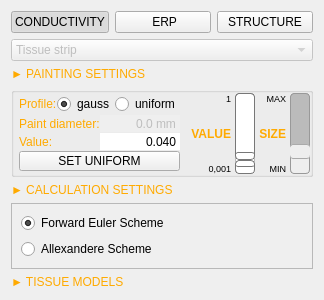
             <widget class="QWidget" name="TissueProperties">
              <attribute name="title">
               <string>Tissue</string>
              </attribute>
              <layout class="QVBoxLayout" name="verticalLayout_7">
               <item>
                <layout class="QHBoxLayout" name="horizontalLayout_15">
                 <item>
                  <widget class="QPushButton" name="b_setStatePaintConductivity">
                   <property name="text">
                    <string>CONDUCTIVITY</string>
                   </property>
                   <property name="checkable">
                    <bool>true</bool>
                   </property>
                   <property name="checked">
                    <bool>true</bool>
                   </property>
                   <property name="autoExclusive">
                    <bool>true</bool>
                   </property>
                  </widget>
                 </item>
                 <item>
                  <widget class="QPushButton" name="b_setStatePaintERP">
                   <property name="text">
                    <string> ERP</string>
                   </property>
                   <property name="checkable">
                    <bool>true</bool>
                   </property>
                   <property name="autoExclusive">
                    <bool>true</bool>
                   </property>
                  </widget>
                 </item>
                 <item>
                  <widget class="QPushButton" name="b_setStateStructure">
                   <property name="text">
                    <string>STRUCTURE</string>
                   </property>
                   <property name="checkable">
                    <bool>true</bool>
                   </property>
                   <property name="autoExclusive">
                    <bool>true</bool>
                   </property>
                  </widget>
                 </item>
                </layout>
               </item>
               <item>
                <layout class="QHBoxLayout" name="horizontalLayout_8">
                 <item>
                  <widget class="QComboBox" name="cb_setStructure">
                   <property name="enabled">
                    <bool>false</bool>
                   </property>
                   <property name="insertPolicy">
                    <enum>QComboBox::InsertAtBottom</enum>
                   </property>
                   <item>
                    <property name="text">
                     <string>Tissue strip</string>
                    </property>
                   </item>
                   <item>
                    <property name="text">
                     <string>Right atrium simple</string>
                    </property>
                   </item>
                   <item>
                    <property name="text">
                     <string>Round scar</string>
                    </property>
                   </item>
                   <item>
                    <property name="text">
                     <string>Whole heart</string>
                    </property>
                   </item>
                   <item>
                    <property name="text">
                     <string>Two scars</string>
                    </property>
                   </item>
                   <item>
                    <property name="text">
                     <string>Pacing-recording loop</string>
                    </property>
                   </item>
                   <item>
                    <property name="text">
                     <string>Coronary sinus</string>
                    </property>
                   </item>
                  </widget>
                 </item>
                </layout>
               </item>
               <item>
                <widget class="QLabel" name="label_8">
                 <property name="enabled">
                  <bool>true</bool>
                 </property>
                 <property name="maximumSize">
                  <size>
                   <width>16777215</width>
                   <height>30</height>
                  </size>
                 </property>
                 <property name="styleSheet">
                  <string notr="true">QLabel{
color: rgb(255, 170, 0);
}</string>
                 </property>
                 <property name="text">
                  <string>► PAINTING SETTINGS</string>
                 </property>
                 <property name="alignment">
                  <set>Qt::AlignLeading|Qt::AlignLeft|Qt::AlignVCenter</set>
                 </property>
                </widget>
               </item>
               <item>
                <widget class="QGroupBox" name="_paintButtonsFrame">
                 <property name="minimumSize">
                  <size>
                   <width>0</width>
                   <height>90</height>
                  </size>
                 </property>
                 <property name="maximumSize">
                  <size>
                   <width>16777215</width>
                   <height>90</height>
                  </size>
                 </property>
                 <property name="title">
                  <string/>
                 </property>
                 <layout class="QHBoxLayout" name="horizontalLayout_4" stretch="2,0,0,0,0,0">
                  <property name="spacing">
                   <number>1</number>
                  </property>
                  <property name="leftMargin">
                   <number>5</number>
                  </property>
                  <property name="topMargin">
                   <number>0</number>
                  </property>
                  <property name="rightMargin">
                   <number>0</number>
                  </property>
                  <property name="bottomMargin">
                   <number>0</number>
                  </property>
                  <item>
                   <layout class="QVBoxLayout" name="layout_diffRadio">
                    <property name="spacing">
                     <number>0</number>
                    </property>
                    <item>
                     <layout class="QHBoxLayout" name="horizontalLayout_23">
                      <item>
                       <widget class="QLabel" name="label_32">
                        <property name="enabled">
                         <bool>true</bool>
                        </property>
                        <property name="maximumSize">
                         <size>
                          <width>16777215</width>
                          <height>30</height>
                         </size>
                        </property>
                        <property name="styleSheet">
                         <string notr="true">QLabel{
color: rgb(255, 170, 0);
}</string>
                        </property>
                        <property name="text">
                         <string>Profile:</string>
                        </property>
                        <property name="alignment">
                         <set>Qt::AlignLeading|Qt::AlignLeft|Qt::AlignVCenter</set>
                        </property>
                       </widget>
                      </item>
                      <item>
                       <widget class="QRadioButton" name="rb_setOutlineGauss">
                        <property name="text">
                         <string>gauss</string>
                        </property>
                        <property name="checked">
                         <bool>true</bool>
                        </property>
                       </widget>
                      </item>
                      <item>
                       <widget class="QRadioButton" name="rb_setOutlineUniform">
                        <property name="text">
                         <string>uniform</string>
                        </property>
                       </widget>
                      </item>
                     </layout>
                    </item>
                    <item>
                     <layout class="QHBoxLayout" name="horizontalLayout_22">
                      <item>
                       <widget class="QLabel" name="label_31">
                        <property name="enabled">
                         <bool>true</bool>
                        </property>
                        <property name="maximumSize">
                         <size>
                          <width>16777215</width>
                          <height>30</height>
                         </size>
                        </property>
                        <property name="styleSheet">
                         <string notr="true">QLabel{
color: rgb(255, 170, 0);
}</string>
                        </property>
                        <property name="text">
                         <string>Paint diameter:</string>
                        </property>
                        <property name="alignment">
                         <set>Qt::AlignLeading|Qt::AlignLeft|Qt::AlignVCenter</set>
                        </property>
                       </widget>
                      </item>
                      <item>
                       <widget class="QDoubleSpinBox" name="doubleSpinBox_2">
                        <property name="enabled">
                         <bool>false</bool>
                        </property>
                        <property name="frame">
                         <bool>false</bool>
                        </property>
                        <property name="alignment">
                         <set>Qt::AlignRight|Qt::AlignTrailing|Qt::AlignVCenter</set>
                        </property>
                        <property name="buttonSymbols">
                         <enum>QAbstractSpinBox::NoButtons</enum>
                        </property>
                        <property name="suffix">
                         <string> mm</string>
                        </property>
                        <property name="decimals">
                         <number>1</number>
                        </property>
                        <property name="value">
                         <double>0.000000000000000</double>
                        </property>
                       </widget>
                      </item>
                     </layout>
                    </item>
                    <item>
                     <layout class="QHBoxLayout" name="horizontalLayout_21">
                      <item>
                       <widget class="QLabel" name="label_30">
                        <property name="enabled">
                         <bool>true</bool>
                        </property>
                        <property name="maximumSize">
                         <size>
                          <width>16777215</width>
                          <height>30</height>
                         </size>
                        </property>
                        <property name="styleSheet">
                         <string notr="true">QLabel{
color: rgb(255, 170, 0);
}</string>
                        </property>
                        <property name="text">
                         <string>Value:</string>
                        </property>
                        <property name="alignment">
                         <set>Qt::AlignLeading|Qt::AlignLeft|Qt::AlignVCenter</set>
                        </property>
                       </widget>
                      </item>
                      <item>
                       <widget class="QDoubleSpinBox" name="sb_paintValue">
                        <property name="frame">
                         <bool>false</bool>
                        </property>
                        <property name="alignment">
                         <set>Qt::AlignRight|Qt::AlignTrailing|Qt::AlignVCenter</set>
                        </property>
                        <property name="buttonSymbols">
                         <enum>QAbstractSpinBox::NoButtons</enum>
                        </property>
                        <property name="decimals">
                         <number>3</number>
                        </property>
                        <property name="value">
                         <double>0.040000000000000</double>
                        </property>
                       </widget>
                      </item>
                     </layout>
                    </item>
                    <item>
                     <widget class="QPushButton" name="b_clearDiffusion">
                      <property name="enabled">
                       <bool>true</bool>
                      </property>
                      <property name="maximumSize">
                       <size>
                        <width>400</width>
                        <height>20</height>
                       </size>
                      </property>
                      <property name="text">
                       <string>SET UNIFORM</string>
                      </property>
                     </widget>
                    </item>
                   </layout>
                  </item>
                  <item>
                   <layout class="QVBoxLayout" name="layout_sizeWheel_3">
                    <property name="spacing">
                     <number>0</number>
                    </property>
                    <property name="rightMargin">
                     <number>3</number>
                    </property>
                    <item>
                     <widget class="QLabel" name="l_maxPaintValue">
                      <property name="minimumSize">
                       <size>
                        <width>35</width>
                        <height>0</height>
                       </size>
                      </property>
                      <property name="maximumSize">
                       <size>
                        <width>50</width>
                        <height>16777215</height>
                       </size>
                      </property>
                      <property name="font">
                       <font>
                        <pointsize>7</pointsize>
                       </font>
                      </property>
                      <property name="text">
                       <string>1</string>
                      </property>
                      <property name="alignment">
                       <set>Qt::AlignRight|Qt::AlignTop|Qt::AlignTrailing</set>
                      </property>
                     </widget>
                    </item>
                    <item>
                     <widget class="QLabel" name="label_2">
                      <property name="minimumSize">
                       <size>
                        <width>50</width>
                        <height>0</height>
                       </size>
                      </property>
                      <property name="maximumSize">
                       <size>
                        <width>50</width>
                        <height>16777215</height>
                       </size>
                      </property>
                      <property name="font">
                       <font>
                        <weight>75</weight>
                        <bold>true</bold>
                       </font>
                      </property>
                      <property name="styleSheet">
                       <string notr="true">QLabel{
color: rgb(255, 170, 0);
}</string>
                      </property>
                      <property name="text">
                       <string>VALUE</string>
                      </property>
                      <property name="alignment">
                       <set>Qt::AlignRight|Qt::AlignTrailing|Qt::AlignVCenter</set>
                      </property>
                     </widget>
                    </item>
                    <item>
                     <widget class="QLabel" name="l_minPaintValue">
                      <property name="minimumSize">
                       <size>
                        <width>35</width>
                        <height>0</height>
                       </size>
                      </property>
                      <property name="maximumSize">
                       <size>
                        <width>50</width>
                        <height>16777215</height>
                       </size>
                      </property>
                      <property name="font">
                       <font>
                        <pointsize>7</pointsize>
                       </font>
                      </property>
                      <property name="text">
                       <string>0,001</string>
                      </property>
                      <property name="alignment">
                       <set>Qt::AlignBottom|Qt::AlignRight|Qt::AlignTrailing</set>
                      </property>
                     </widget>
                    </item>
                   </layout>
                  </item>
                  <item>
                   <widget class="QSlider" name="dial_paintValue">
                    <property name="minimumSize">
                     <size>
                      <width>20</width>
                      <height>0</height>
                     </size>
                    </property>
                    <property name="maximumSize">
                     <size>
                      <width>20</width>
                      <height>16777215</height>
                     </size>
                    </property>
                    <property name="styleSheet">
                     <string notr="true">QSlider::groove:vertical {
border: 1px solid #bbb;
background: white;
border-radius: 4px;
}

QSlider::sub-page:vertical {
background: qlineargradient(x1: 0, y1: 0,    x2:1, y2:0,
    stop: 0 #222, stop: 1 #444);
background: qlineargradient(x1: 0, y1: 0.2, x2: 1, y2: 1,
    stop: 0 #444, stop: 1 #999);
border: 1px solid #777;
border-radius: 4px;
}

QSlider::add-page:vertical {
background: #fff;
border: 1px solid #777;
border-radius: 4px;
}

QSlider::handle:vertical {
background: qlineargradient(x1:0, y1:0, x2:1, y2:1,
    stop:0 #eee, stop:1 #ccc);
border: 1px solid #777;
height: 13px;
margin-left: -2px;
margin-right: -2px;
border-radius: 4px;
}

QSlider::handle:vertical:hover {
background: qlineargradient(x1:0, y1:0, x2:1, y2:1,
    stop:0 #fff, stop:1 #ddd);
border: 1px solid #444;
border-radius: 4px;
}

QSlider::sub-page:vertical:disabled {
background: #bbb;
border-color: #999;
}

QSlider::add-page:vertical:disabled {
background: #eee;
border-color: #999;
}

QSlider::handle:vertical:disabled {
background: #eee;
border: 1px solid #aaa;
border-radius: 4px;
}</string>
                    </property>
                    <property name="minimum">
                     <number>0</number>
                    </property>
                    <property name="maximum">
                     <number>50</number>
                    </property>
                    <property name="pageStep">
                     <number>5</number>
                    </property>
                    <property name="value">
                     <number>5</number>
                    </property>
                    <property name="orientation">
                     <enum>Qt::Vertical</enum>
                    </property>
                    <property name="invertedAppearance">
                     <bool>false</bool>
                    </property>
                    <property name="tickPosition">
                     <enum>QSlider::TicksBothSides</enum>
                    </property>
                   </widget>
                  </item>
                  <item>
                   <layout class="QVBoxLayout" name="layout_sizeWheel_2">
                    <property name="spacing">
                     <number>0</number>
                    </property>
                    <property name="rightMargin">
                     <number>3</number>
                    </property>
                    <item>
                     <widget class="QLabel" name="label_17">
                      <property name="minimumSize">
                       <size>
                        <width>30</width>
                        <height>0</height>
                       </size>
                      </property>
                      <property name="maximumSize">
                       <size>
                        <width>30</width>
                        <height>16777215</height>
                       </size>
                      </property>
                      <property name="font">
                       <font>
                        <pointsize>7</pointsize>
                       </font>
                      </property>
                      <property name="text">
                       <string>MAX</string>
                      </property>
                      <property name="alignment">
                       <set>Qt::AlignRight|Qt::AlignTop|Qt::AlignTrailing</set>
                      </property>
                     </widget>
                    </item>
                    <item>
                     <widget class="QLabel" name="label">
                      <property name="minimumSize">
                       <size>
                        <width>30</width>
                        <height>0</height>
                       </size>
                      </property>
                      <property name="maximumSize">
                       <size>
                        <width>35</width>
                        <height>16777215</height>
                       </size>
                      </property>
                      <property name="font">
                       <font>
                        <weight>75</weight>
                        <bold>true</bold>
                       </font>
                      </property>
                      <property name="styleSheet">
                       <string notr="true">QLabel{
color: rgb(255, 170, 0);
}</string>
                      </property>
                      <property name="text">
                       <string>SIZE</string>
                      </property>
                      <property name="textFormat">
                       <enum>Qt::LogText</enum>
                      </property>
                      <property name="alignment">
                       <set>Qt::AlignRight|Qt::AlignTrailing|Qt::AlignVCenter</set>
                      </property>
                     </widget>
                    </item>
                    <item>
                     <widget class="QLabel" name="label_18">
                      <property name="minimumSize">
                       <size>
                        <width>30</width>
                        <height>0</height>
                       </size>
                      </property>
                      <property name="maximumSize">
                       <size>
                        <width>30</width>
                        <height>16777215</height>
                       </size>
                      </property>
                      <property name="font">
                       <font>
                        <pointsize>7</pointsize>
                       </font>
                      </property>
                      <property name="text">
                       <string>MIN</string>
                      </property>
                      <property name="alignment">
                       <set>Qt::AlignBottom|Qt::AlignRight|Qt::AlignTrailing</set>
                      </property>
                     </widget>
                    </item>
                   </layout>
                  </item>
                  <item>
                   <widget class="QSlider" name="dial_paintCursorSize">
                    <property name="enabled">
                     <bool>false</bool>
                    </property>
                    <property name="minimumSize">
                     <size>
                      <width>20</width>
                      <height>0</height>
                     </size>
                    </property>
                    <property name="maximumSize">
                     <size>
                      <width>20</width>
                      <height>16777215</height>
                     </size>
                    </property>
                    <property name="styleSheet">
                     <string notr="true">QSlider::groove:vertical {
border: 1px solid #bbb;
background: white;
border-radius: 4px;
}

QSlider::sub-page:vertical {
background: qlineargradient(x1: 0, y1: 0,    x2:1, y2:0,
    stop: 0 #222, stop: 1 #444);
background: qlineargradient(x1: 0, y1: 0.2, x2: 1, y2: 1,
    stop: 0 #444, stop: 1 #999);
border: 1px solid #777;
border-radius: 4px;
}

QSlider::add-page:vertical {
background: #fff;
border: 1px solid #777;
border-radius: 4px;
}

QSlider::handle:vertical {
background: qlineargradient(x1:0, y1:0, x2:1, y2:1,
    stop:0 #eee, stop:1 #ccc);
border: 1px solid #777;
height: 13px;
margin-left: -2px;
margin-right: -2px;
border-radius: 4px;
}

QSlider::handle:vertical:hover {
background: qlineargradient(x1:0, y1:0, x2:1, y2:1,
    stop:0 #fff, stop:1 #ddd);
border: 1px solid #444;
border-radius: 4px;
}

QSlider::sub-page:vertical:disabled {
background: #bbb;
border-color: #999;
}

QSlider::add-page:vertical:disabled {
background: #eee;
border-color: #999;
}

QSlider::handle:vertical:disabled {
background: #eee;
border: 1px solid #aaa;
border-radius: 4px;
}</string>
                    </property>
                    <property name="minimum">
                     <number>1</number>
                    </property>
                    <property name="maximum">
                     <number>10</number>
                    </property>
                    <property name="pageStep">
                     <number>5</number>
                    </property>
                    <property name="value">
                     <number>3</number>
                    </property>
                    <property name="orientation">
                     <enum>Qt::Vertical</enum>
                    </property>
                    <property name="invertedAppearance">
                     <bool>false</bool>
                    </property>
                    <property name="tickPosition">
                     <enum>QSlider::TicksBothSides</enum>
                    </property>
                   </widget>
                  </item>
                  <item>
                   <layout class="QHBoxLayout" name="horizontalLayout_10"/>
                  </item>
                 </layout>
                </widget>
               </item>
               <item>
                <widget class="QLabel" name="label_24">
                 <property name="enabled">
                  <bool>true</bool>
                 </property>
                 <property name="maximumSize">
                  <size>
                   <width>16777215</width>
                   <height>30</height>
                  </size>
                 </property>
                 <property name="styleSheet">
                  <string notr="true">QLabel{
color: rgb(255, 170, 0);
}</string>
                 </property>
                 <property name="text">
                  <string>► CALCULATION SETTINGS</string>
                 </property>
                 <property name="alignment">
                  <set>Qt::AlignLeading|Qt::AlignLeft|Qt::AlignVCenter</set>
                 </property>
                </widget>
               </item>
               <item>
                <widget class="QFrame" name="frame">
                 <property name="frameShape">
                  <enum>QFrame::StyledPanel</enum>
                 </property>
                 <property name="frameShadow">
                  <enum>QFrame::Raised</enum>
                 </property>
                 <layout class="QVBoxLayout" name="verticalLayout_2">
                  <item>
                   <widget class="QRadioButton" name="rb_ForwardEulerScheme">
                    <property name="text">
                     <string>Forward Euler Scheme</string>
                    </property>
                    <property name="checked">
                     <bool>true</bool>
                    </property>
                   </widget>
                  </item>
                  <item>
                   <widget class="QRadioButton" name="rb_AllexandereScheme">
                    <property name="text">
                     <string>Allexandere Scheme</string>
                    </property>
                   </widget>
                  </item>
                 </layout>
                </widget>
               </item>
               <item>
                <widget class="QLabel" name="label_26">
                 <property name="enabled">
                  <bool>true</bool>
                 </property>
                 <property name="maximumSize">
                  <size>
                   <width>16777215</width>
                   <height>30</height>
                  </size>
                 </property>
                 <property name="styleSheet">
                  <string notr="true">QLabel{
color: rgb(255, 170, 0);
}</string>
                 </property>
                 <property name="text">
                  <string>► TISSUE MODELS</string>
                 </property>
                 <property name="alignment">
                  <set>Qt::AlignLeading|Qt::AlignLeft|Qt::AlignVCenter</set>
                 </property>
                </widget>
               </item>
              </layout>
             </widget>
